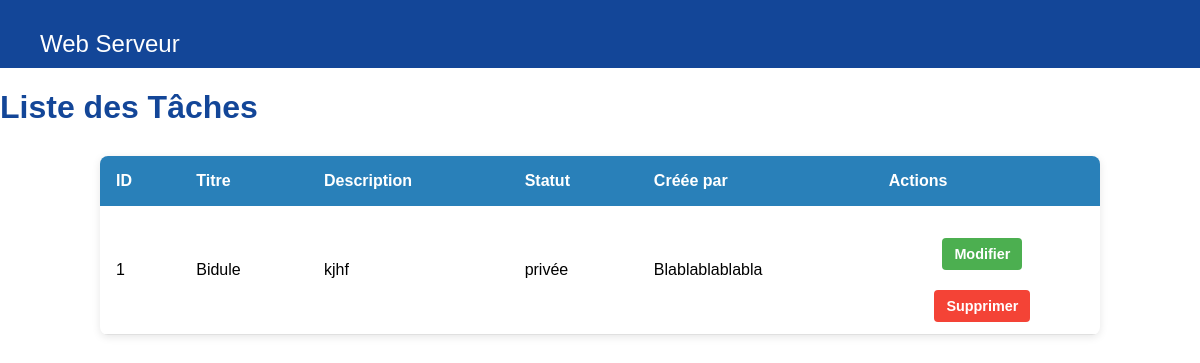
Before: /list/ (signed in) with the older database file.
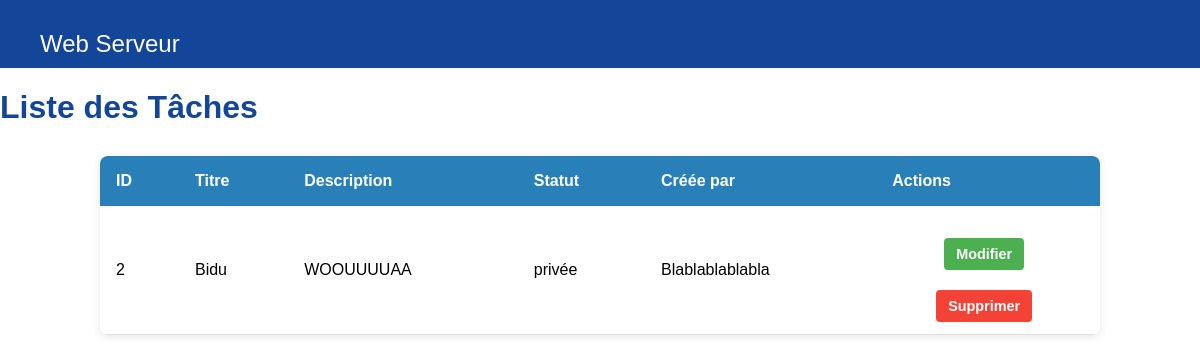
After: the same page with the newer database file.
### tasks/models.py (models this page shows)
class Task(models.Model):
    statutChoice = [('privée','Privée'),('publique','Publique')]
    title = models.CharField(max_length=200,default='none')
    statut = models.CharField(max_length=200,choices=statutChoice,default='privée')
    description = models.TextField()
    private = models.BooleanField(default=False)
    Parent = models.ForeignKey('self',null = True,blank=True,on_delete=models.SET_NULL,related_name="subtask")
    createdby = models.ForeignKey('User',null=True,blank=True,on_delete=models.SET_NULL,related_name='createdTasks')
    assignedUsers = models.ManyToManyField('User')
    assignedTeams = models.ManyToManyField('Team')

class User(AbstractUser):
    description = models.CharField(max_length=200)

### tasks/views.py (the view)
# urls.py: path('list/', views.List_task_view, name = 'list'),
def List_task_view(request):
    user = request.user
    public_tasks = Task.objects.filter(statut='publique')
    private_tasks = Task.objects.filter(statut='privée').filter(Q(createdby=user)|Q(assignedUsers=user)|Q(assignedTeams__members=user)).distinct()
    tasks = public_tasks.union(private_tasks)
    return render(request, 'tasks/List_task.html', {'tasks': tasks})

### tasks/templates/tasks/List_task.html (shortened to what this page needs)
<!DOCTYPE html>
<html lang="fr">
<head>
    {% load static %}
    <link rel="stylesheet" href="{% static 'styles.css' %}">
</head>
<body>
 <nav class="navbar">
  <div class="navbar-left">
      <div class="navbar-right">
          <a href="{% url 'home' %}">Web Serveur</a>
      </div>
  </div>
</nav>
      <h1>Liste des Tâches</h1>
      <table>
        <thead>
          <tr>
            <th> ID   </th>
            <th>Titre</th>
            <th>Description</th>
            <th>Statut</th>
            <th>Créée par</th>
            <th>Actions</th>
          </tr>
        </thead>
        <tbody>
          {% for task in tasks %}
            <tr>
              <td>{{ task.id  }}</td>
              <td>{{ task.title }}</td>
              <td>{{ task.description }}</td>
              <td>{{ task.statut }}</td>
              <td>{{ task.createdby.username }}</td>
              <td>
                <a href="{% url 'update' task.id %}">
                  <button class="modify">Modifier</button>
                </a>
                <a href="{% url 'delete' task.id %}">
                  <button class="delete">Supprimer</button>
                </a>
            </td>
            </tr>
          {% empty %}
            <tr>
              <td colspan="5">Aucune tâche trouvée.</td>
            </tr>
          {% endfor %}
        </tbody>
      </table>
</body>
</html>

### tasks/static/styles.css (style rules this page uses)
body { margin: 0; font-family: Arial, sans-serif; }
.navbar { display: flex; justify-content: space-between; align-items: center; background-color: #134698; padding: 10px 20px; color: rgb(255, 255, 255); }
.navbar-left { font-size: 1.5em; font-weight: bold; }
.navbar-right a { color: white; text-decoration: none; margin-left: 20px; font-weight: 500; }
button { width:auto; padding: 10px; background-color: #003366; color: white; border: none; border-radius: 5px; font-weight: bold; }
h1 { color: #134698; margin-bottom: 30px; }
a { display: block; text-align: center; margin-top: 20px; color: #134698; text-decoration: none; font-weight: 500; }
table { width: 90%; max-width: 1000px; margin: 0 auto 2rem; border-collapse: collapse; background: #fff; box-shadow: 0 2px 8px rgba(0,0,0,0.1); border-radius: 8px; overflow: hidden; }
thead { background-color: #2980b9; }
thead th { padding: 1rem; color: #fff; font-weight: 600; text-align: left; }
tbody td { padding: 0.75rem 1rem; border-bottom: 1px solid #e0e0e0; }
td:last-child { white-space: nowrap; }
td:last-child a { margin-right: 0.5rem; text-decoration: none; }
td:last-child button { border: none; padding: 0.5rem 0.75rem; border-radius: 4px; font-size: 0.9rem; cursor: pointer; transition: background-color 0.2s ease; }
button.modify { background-color: #4CAF50 !important; color: #FFFFFF !important; border: none; padding: 0.5rem 0.75rem; border-radius: 4px; cursor: pointer; transition: background-color 0.2s ease; }
button.delete { background-color: #f44336 !important; color: #FFFFFF !important; border: none; padding: 0.5rem 0.75rem; border-radius: 4px; cursor: pointer; transition: background-color 0.2s ease; }

Changed rows visible on the page:
removed Task: id "1", title "Bidule", description "kjhf", statut "privée", createdby.username "Blablablablabla"
added Task: id "2", title "Bidu", description "WOOUUUUAA", statut "privée", createdby.username "Blablablablabla"
